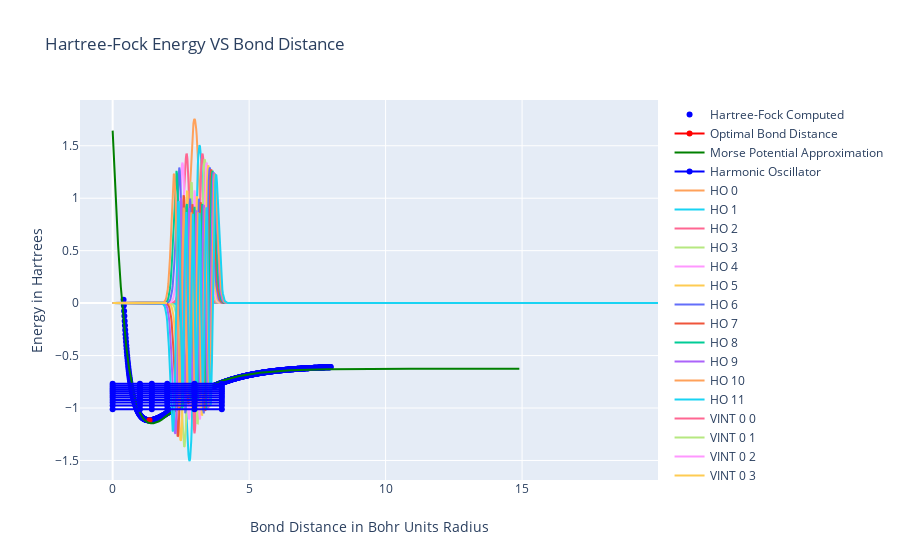

Write notebook code for a chart like this one.
### Code cell
#prepare data for use with graphing
dx = .1
steps = 15/dx

data = [x*dx for x in range(int(steps))]

figure = { 
    "data": [
        
        #create the Hartree-Fock generated Potential Energy Surface
        {
            "type":"scatter",
            "x":R,
            "y":E,
            "connectgaps":False,
            "mode":"markers", 
            "name":"Hartree-Fock Computed",
            "marker":{"color":"blue"}
        },
    
        #Highlight the minimum energy point in red
        {
            "type":"scatter",
            "x":[optimalR],
            "y":[minE],
            "name":"Optimal Bond Distance",
            "marker":{"color":"red"}
        },
        
        #Create and plot the Morse Potential fit
        {
            "type":"scatter",
            "x":data,
            "y": [morsePotential(r, popt[0], popt[1], popt[2], popt[3]  + 0 ) for r in data] ,
            "connectgaps":False,
            "name":"Morse Potential Approximation",
            "marker":{"color":"green"}
        },
        
        {
            "type":"scatter",
            "x":[popt[0]] * len(EHO),
            "y":[x for x in EHO],
            "connectgaps":False,
            "name":"Harmonic Oscillator",
            "marker":{"color":"blue"}
        },
        #{
        #    "type":"scatter",
        #    "x":[popt[1]] * len(EPW),
        #    "y":EPW,
        #    "connectgaps":False,
        #    "name":"Plane Wave",
        #    "marker":{"color":"blue"}
        #},
        
           #{
           # "type":"scatter",
           # "x":[PIB] * len(EPW),
           # "y":PIB,
           # "connectgaps":False,
           # "name":"PIB Solution",
           # "marker":{"color":"blue"}
        #}
        
    ],
    
    #Set up the layout of the graph
    "layout":
        {
           "xaxis":{"title":"Bond Distance in Bohr Units Radius"},
           "yaxis":{"title":"Energy in Hartrees"},
            "title":{"text":"Hartree-Fock Energy VS Bond Distance"}
        },    
}

xMin = 0
xMax = 10
steps = 500
dx = (xMax - xMin) / steps

#Loop over all MO Energies
for i, bf in enumerate(basisSet):
        figure["data"].append(
            {
                "type":"scatter",
                "x":[x*dx for x in range(0, 1000)],
                "y" : [bf(x*dx) for x in range(0, 1000) ],
                "name":"HO " + str(i)
            }
        )    
#Loop over all MO Energies
for i in range(basisSize):
    for j in range(basisSize):
        figure["data"].append(
            {
                "type":"scatter",
                "x":[x*dx for x in range(0, 100)],
                #"y" : [basisSet[i](x*dx) * morsePotential(x*dx, popt[0], popt[1], popt[2], popt[3]) * basisSet[j](x*dx) for x in range(0, 100) ],
                "y":[basisSet[i](r) * (1/(2*u)) * ddx(basisSet[j], r, n=2) for r in range(0, 100)],

                "name":"VINT " + str(i) + " " + str(j)
            }
        )    
        
for i in range(len(EHO)):

    figure["data"].append(
        {
            "type":"scatter",
            "x":list(range(5)),
            "y":[EHO[i]] * 5,
            "connectgaps":True,
            "name":"T" + str(i),
            "marker":{"color":"blue"}
        }
    )    

iplot(figure)

#Testing to find out units of the basis set
#Omega as bohr to centimeter FAIL

#Omega as bohr to meter FAIL
